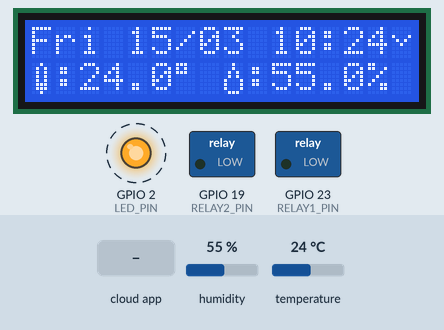
Simulated run of this program. Board: ESP32. On the bench: 16×2 character LCD, switched loads named in the program (green lamp = pin HIGH), output pins drawn as LEDs (lit = HIGH). Dashed ring = blinking. Inputs (shaded band) come from the test bench; at power-on: humidity 55 %, temperature 24 °C. WiFi joins after 1.5 s; servers stay silent unless stated; network time is answered at once with the bench clock; the local clock reads 2024-03-15 10:24:30 at power-on unless the program sets it; EEPROM starts erased; the Firebase database answers and starts empty; what the program prints to the serial monitor is not drawn. At 24.2 s the program restarts the board; the recording ends there.

Above: at 6.7 s.
6.8 s: the phone or cloud app sets RELAY1 to 1
At 7.9 s:
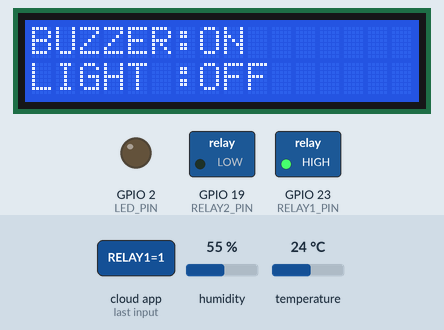
11.3 s: the phone or cloud app sets RELAY2 to 1
At 12.5 s:
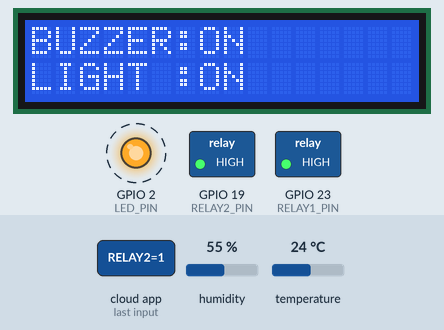
16.2 s: the phone or cloud app sets RELAY1 to 0
At 17.5 s:
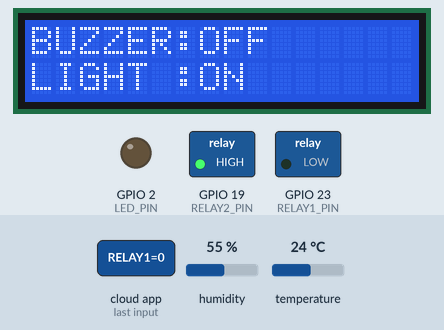
19.6 s: the phone or cloud app sets RESET_WIFI to 1
At 22.2 s:
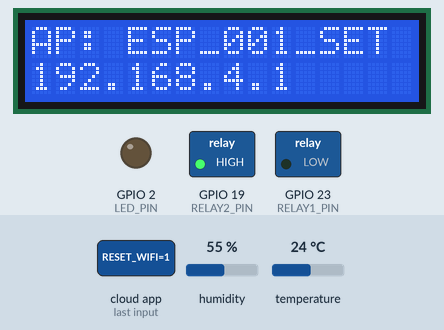
Timing chart, 0 to 23.7 s (numbered marks = the images above; inputs shaded):
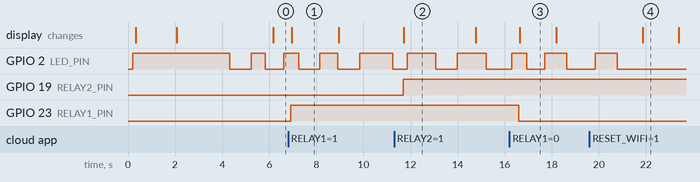

Measured:
- after the input at 6.8 s, GPIO 23 (RELAY1_PIN): LOW → HIGH after 0.12 s; the display: changes after 0.15 s (image 1)
- after the input at 11.3 s, GPIO 19 (RELAY2_PIN): LOW → HIGH after 0.39 s; the display: changes after 0.42 s (image 2)
- after the input at 16.2 s, GPIO 23 (RELAY1_PIN): HIGH → LOW after 0.40 s; the display: changes after 0.44 s (image 3)
- after the input at 19.6 s, GPIO 2 (LED_PIN): goes on until 20.8 s, then stays LOW; the display: changes after 2.3 s (image 4)
- by itself, GPIO 2 (LED_PIN): alternates HIGH for 1.2 s and LOW for 0.90 s
- what the display in image 1 shows lasts 1.9 s, from 7.0 s to 8.9 s
- what the display in image 2 shows lasts 3.1 s, from 11.7 s to 14.8 s

The program:

main.cpp
```cpp
#include <Arduino.h>
#include <Wire.h>
#include <DHT.h>
#include <WiFi.h>
#include <esp_wifi.h>
#include <Firebase_ESP_Client.h>
#include <addons/TokenHelper.h>
#include <addons/RTDBHelper.h>
#include <hd44780.h>
#include <hd44780ioClass/hd44780_I2Cexp.h>
#include <NTPClient.h>
#include <WiFiUdp.h>
#include <time.h>
#include <EEPROM.h>
#include <WiFiManager.h>

//  DEVICE / FIREBASE PATH
const char* DEVICE_ID = "ESP_001";
String fbBase;
//  FIREBASE
#define API_KEY      "YOUR_API_KEY"
#define DATABASE_URL "https://your-project-id.firebaseio.com"

FirebaseData fbdo;
FirebaseAuth auth;
FirebaseConfig config;

bool firebaseStarted = false;
unsigned long lastFirebaseTry = 0;
constexpr unsigned long FIREBASE_RETRY_MS = 5000;

//  LCD I2C
hd44780_I2Cexp lcd;
constexpr uint8_t I2C_SDA = 21;
constexpr uint8_t I2C_SCL = 22;

//  DHT
constexpr uint8_t DHTPIN  = 14;
constexpr uint8_t DHTTYPE = DHT22;
DHT dht(DHTPIN, DHTTYPE);
float h = 0, t = 0;
bool dhtOK = true;

//  RELAYS
constexpr uint8_t RELAY1_PIN = 23;
constexpr uint8_t RELAY2_PIN = 19;
constexpr uint8_t RELAY_ACTIVE_LEVEL = HIGH;

static inline void relayWrite(uint8_t pin, bool on) {
  digitalWrite(pin, on ? RELAY_ACTIVE_LEVEL : (uint8_t)!RELAY_ACTIVE_LEVEL);
}
static inline bool relayRead(uint8_t pin) {
  return (digitalRead(pin) == RELAY_ACTIVE_LEVEL);
}

//  LED HEARTBEAT
constexpr uint8_t LED_PIN = 2;
unsigned long lastLedToggle = 0;
bool ledState = false;
constexpr unsigned long LED_BLINK_MS = 500;

//  TIMERS
unsigned long lastLCD        = 0;
unsigned long lastFB         = 0;
unsigned long lastRelayPoll  = 0;
unsigned long lastTimeUpdate = 0;
unsigned long lastCfgPoll    = 0;
unsigned long lastDHT        = 0;

unsigned long lastWiFiCheck     = 0;
unsigned long wifiConnectStart  = 0;
unsigned long lastWifiRetry     = 0;

constexpr unsigned long LCD_UPDATE_MS   = 1000;
constexpr unsigned long FB_UPDATE_MS    = 5000;
constexpr unsigned long RELAY_POLL_MS   = 300;
constexpr unsigned long TIME_UPDATE_MS  = 10000;
constexpr unsigned long CFG_POLL_MS     = 2000;
constexpr unsigned long DHT_READ_MS     = 2000;

constexpr unsigned long WIFI_CHECK_MS          = 2000;
constexpr unsigned long WIFI_CONNECT_TIMEOUT   = 8000;
constexpr unsigned long WIFI_RETRY_INTERVAL    = 10000;


// WIFI PORTAL (Flutter RESET_WIFI)
static constexpr const char* PORTAL_SSID = "ESP_001_SET";
static constexpr const char* PORTAL_PASS = "";
constexpr unsigned long PORTAL_TIMEOUT_S = 180;

String fbResetWifiPath; // "/DEVICES/ESP_001/COMMAND/RESET_WIFI"

//  NTP
const long utcOffsetInSeconds = 7 * 3600;
WiFiUDP ntpUDP;
NTPClient timeClient(ntpUDP, "asia.pool.ntp.org", utcOffsetInSeconds);
char daysOfTheWeek[7][12] = {"Sun", "Mon", "Tue", "Wed", "Thu", "Fri", "Sat"};

//  STATE
bool wifiOK = false;
bool wifiConnecting = false;

bool autoMode       = false;
bool lastAutoMode   = false;
bool spChanged      = false;

bool lastRelayState1 = false;
bool lastRelayState2 = false;

float tempSetpoint     = 30.0;
float lastTempSetpoint = 30.0;
constexpr float TEMP_HYST = 0.5;

// STATS (MIN/MAX)
// min/max theo NGÀY: reset khi đổi ngày (theo NTP local time)
float tMinStat =  9999.0f;
float tMaxStat = -9999.0f;
float hMinStat =  9999.0f;
float hMaxStat = -9999.0f;

int lastDateKey = -1; // yyyymmdd, -1 nghĩa là chưa có ngày

static inline void statsResetForNewDay(float tt, float hh) {
  tMinStat = tt;
  tMaxStat = tt;
  hMinStat = hh;
  hMaxStat = hh;
}

static inline void statsUpdate(float tt, float hh) {
  if (tt < tMinStat) tMinStat = tt;
  if (tt > tMaxStat) tMaxStat = tt;
  if (hh < hMinStat) hMinStat = hh;
  if (hh > hMaxStat) hMaxStat = hh;
}

//  LCD MODE
enum LcdMode { LCD_MAIN, LCD_INFO };
LcdMode lcdMode = LCD_MAIN;
unsigned long lcdInfoExpire = 0;
String lcdInfoL1, lcdInfoL2;

//  EEPROM
#define EEPROM_SIZE          64
const uint32_t EEPROM_MAGIC = 0xDEADBEEF;
#define EEPROM_ADDR_MAGIC        0
#define EEPROM_ADDR_SETPOINT     4
#define EEPROM_ADDR_AUTOMODE     8

//  CUSTOM ICONS
byte iconThermo[8] = {B00100,B01010,B01010,B01010,B01010,B01110,B01110,B00100};
byte iconDrop[8]   = {B00100,B00100,B01010,B01010,B10001,B10001,B10001,B01110};
byte iconWifi[8]   = {B00000,B00000,B10001,B01010,B00100,B00000,B00000,B00000};
byte iconWifiErr[8]= {B00000,B10001,B01010,B00100,B00100,B01010,B10001,B00000};

// FAST RECONNECT (EVENT-DRIVEN) + DEBOUNCE POPUP
volatile bool wifiEventDisconnected = false;
volatile bool wifiEventGotIP        = false;

unsigned long lastFastReconnectTry  = 0;
constexpr unsigned long FAST_RECONNECT_GUARD_MS = 1500;

unsigned long wifiDownSince = 0;
unsigned long wifiUpSince   = 0;

// debounce popup
constexpr unsigned long WIFI_DOWN_DEBOUNCE_MS = 500; // mất >2s mới popup
constexpr unsigned long WIFI_UP_DEBOUNCE_MS   = 1000; // ổn định >1.5s mới popup

bool shownWifiDown = false;
bool shownWifiUp   = false;

void WiFiEventHandler(WiFiEvent_t event) {
  switch (event) {
    case ARDUINO_EVENT_WIFI_STA_DISCONNECTED:
      wifiEventDisconnected = true;
      wifiEventGotIP = false;
      break;

    case ARDUINO_EVENT_WIFI_STA_GOT_IP:
      wifiEventGotIP = true;
      wifiEventDisconnected = false;
      break;

    default:
      break;
  }
}

// EEPROM CONFIG
void saveConfigToEEPROM() {
  EEPROM.put(EEPROM_ADDR_MAGIC, EEPROM_MAGIC);
  EEPROM.put(EEPROM_ADDR_SETPOINT, tempSetpoint);
  EEPROM.put(EEPROM_ADDR_AUTOMODE, autoMode);
  EEPROM.commit();
}

void loadConfigFromEEPROM() {
  uint32_t magic = 0;
  EEPROM.get(EEPROM_ADDR_MAGIC, magic);

  if (magic == EEPROM_MAGIC) {
    EEPROM.get(EEPROM_ADDR_SETPOINT, tempSetpoint);
    EEPROM.get(EEPROM_ADDR_AUTOMODE, autoMode);
    if (tempSetpoint <= 0 || tempSetpoint >= 60) tempSetpoint = 30.0;
  } else {
    tempSetpoint = 30.0;
    autoMode = false;
    saveConfigToEEPROM();
  }
}

// LCD
static String pad16(String s){
  if (s.length() > 16) return s.substring(0,16);
  while (s.length() < 16) s += ' ';
  return s;
}

void lcd_show_info(const String &l1, const String &l2, unsigned long ms) {
  lcdMode = LCD_INFO;
  lcdInfoExpire = millis() + ms;
  lcdInfoL1 = l1;
  lcdInfoL2 = l2;

  lcd.clear();
  lcd.setCursor(0, 0);
  lcd.print(pad16(lcdInfoL1));
  lcd.setCursor(0, 1);
  lcd.print(pad16(lcdInfoL2));
}

static int getLocalDateKey_yyyymmdd() {
  if (!timeClient.isTimeSet()) return -1;

  // NTPClient epoch đã cộng offset (local time)
  time_t localEpoch = (time_t)timeClient.getEpochTime();
  struct tm ti;
  gmtime_r(&localEpoch, &ti); // dùng gmtime vì epoch đã là local-time

  int y = ti.tm_year + 1900;
  int m = ti.tm_mon + 1;
  int d = ti.tm_mday;
  return y * 10000 + m * 100 + d;
}

void lcd_show_main() {
  if (!wifiOK) {
    lcd.setCursor(0, 0);
    lcd.print(pad16("NO WIFI"));
    lcd.setCursor(15, 0);
    lcd.write((uint8_t)3);
    lcd.setCursor(0, 1);
    lcd.print(pad16("ESP_001_SET 192.168.4.1"));
    return;
  }

  String dayStr  = daysOfTheWeek[timeClient.getDay()];
  String timeStr = timeClient.getFormattedTime().substring(0, 5);

  time_t raw = (time_t)timeClient.getEpochTime(); // local epoch
  struct tm ti;
  gmtime_r(&raw, &ti);

  char datebuf[6];
  snprintf(datebuf, sizeof(datebuf), "%02d/%02d", ti.tm_mday, ti.tm_mon + 1);

  String line1 = dayStr + " " + String(datebuf) + " " + timeStr;
  lcd.setCursor(0, 0);
  lcd.print(pad16(line1));
  lcd.setCursor(15, 0);
  lcd.write((uint8_t)2);

  lcd.setCursor(0, 1);
  if (!dhtOK) {
    lcd.print(pad16("DHT ERR"));
  } else {
    const char DEG = char(223);
    String s;
    s += char(0); s += ":"; s += String(t,1); s += DEG;
    s += " ";
    s += char(1); s += ":"; s += String(h,1); s += "%";
    lcd.print(pad16(s));
  }
}

void lcd_show_relay_status(bool r1, bool r2) {
  if (!autoMode) {
    String l1 = String("BUZZER:") + (r1 ? "ON" : "OFF");
    String l2 = String("LIGHT :") + (r2 ? "ON" : "OFF");
    lcd_show_info(l1, l2, 1500);
  } else {
    String l1 = String("RELAY2:") + (r2 ? "ON" : "OFF");
    lcd_show_info(l1, "AUTO MODE", 1200);
  }
}

void lcd_task() {
  if (lcdMode == LCD_INFO) {
    if ((long)(millis() - lcdInfoExpire) >= 0) {
      lcdMode = LCD_MAIN;
      lcd.clear();
      lcd_show_main();
    }
  } else {
    lcd_show_main();
  }
}

// DHT
void read_dht22() {
  float hh = dht.readHumidity();
  float tt = dht.readTemperature();

  if (isnan(hh) || isnan(tt)) {
    dhtOK = false;
    return;
  }

  h = hh;
  t = tt;
  dhtOK = true;

  // reset min/max khi đổi ngày (theo NTP)
  int key = getLocalDateKey_yyyymmdd();
  if (key != -1 && key != lastDateKey) {
    lastDateKey = key;
    statsResetForNewDay(t, h);
  } else {
    statsUpdate(t, h);
  }
}

// WiFi helpers
static bool connectSavedWiFi(uint32_t timeoutMs = 15000) {
  WiFi.mode(WIFI_STA);
  WiFi.setAutoReconnect(true);
  WiFi.setSleep(false);

  WiFi.disconnect(false, false);
  delay(100);

  Serial.println("[WiFi] Trying connect using saved credentials (WiFi.begin())...");
  WiFi.begin();

  uint32_t start = millis();
  while (WiFi.status() != WL_CONNECTED && millis() - start < timeoutMs) {
    delay(200);
    yield();
  }

  if (WiFi.status() == WL_CONNECTED) {
    Serial.printf("[WiFi] Connected. SSID='%s' IP=%s\n",
                  WiFi.SSID().c_str(),
                  WiFi.localIP().toString().c_str());
    return true;
  }

  Serial.println("[WiFi] Connect saved failed.");
  return false;
}

// WiFiManager Portal
void startWiFiPortal(bool resetSettingsFirst) {
  Serial.println("[Portal] Start WiFiManager portal: ESP_001_SET");

  WiFi.disconnect(true, true);
  delay(300);
  WiFi.mode(WIFI_STA);
  WiFi.setSleep(false);

  WiFiManager wm;
  wm.setDebugOutput(true);

  if (resetSettingsFirst) {
    Serial.println("[Portal] resetSettings (clear saved WiFi) ...");
    wm.resetSettings();
    delay(300);
  }

  wm.setConfigPortalTimeout((int)PORTAL_TIMEOUT_S);
  wm.setConnectTimeout(25);
  wm.setBreakAfterConfig(true);

  lcd_show_info("AP: ESP_001_SET", "192.168.4.1", 2000);

  bool ok = wm.startConfigPortal(PORTAL_SSID, PORTAL_PASS);

  Serial.println(ok ? "[Portal] Got WiFi -> reboot" : "[Portal] Timeout -> reboot");
  lcd_show_info(ok ? "WIFI SAVED" : "PORTAL TIMEOUT", "Reboot...", 1500);
  delay(800);
  ESP.restart();
}

// checkWiFi (polling backup)
void checkWiFi() {
  wl_status_t s = WiFi.status();

  if (s == WL_CONNECTED) {
    wifiOK = true;
    wifiConnecting = false;
    return;
  }

  wifiOK = false;

  unsigned long now = millis();

  if (wifiConnecting) {
    if (now - wifiConnectStart > WIFI_CONNECT_TIMEOUT) {
      wifiConnecting = false;
      lastWifiRetry = now;
    }
    return;
  }

  if (now - lastWifiRetry >= WIFI_RETRY_INTERVAL) {
    WiFi.reconnect();

    wifiConnecting   = true;
    wifiConnectStart = now;
    lastWifiRetry    = now;
  }
}

// Firebase
void firebaseInit() {
  config.api_key      = API_KEY;
  config.database_url = DATABASE_URL;
  config.token_status_callback = tokenStatusCallback;

  fbdo.setResponseSize(4096);
  config.timeout.serverResponse = 5000;

  if (Firebase.signUp(&config, &auth, "", "")) {
    Serial.println(F("[FB] SignUp OK"));
  } else {
    Serial.printf("[FB] SignUp failed: %s\n",
                  config.signer.signupError.message.c_str());
    firebaseStarted = false;
    return;
  }

  Firebase.begin(&config, &auth);
  Firebase.reconnectWiFi(true);
  firebaseStarted = true;
}

void ensureResetWifiNodeExists() {
  if (!Firebase.ready()) return;
  bool v;
  if (!Firebase.RTDB.getBool(&fbdo, fbResetWifiPath.c_str(), &v)) {
    Firebase.RTDB.setBool(&fbdo, fbResetWifiPath.c_str(), false);
  }
}

void readConfigFromFirebase() {
  if (!Firebase.ready()) return;

  bool modeChanged = false;
  spChanged        = false;
  lastAutoMode     = autoMode;
  lastTempSetpoint = tempSetpoint;

  int modeVal;
  if (Firebase.RTDB.getInt(&fbdo, fbBase + "/CONFIG/MODE", &modeVal)) {
    autoMode = (modeVal != 0);
    if (autoMode != lastAutoMode) modeChanged = true;
  }

  float sp;
  if (Firebase.RTDB.getFloat(&fbdo, fbBase + "/CONFIG/SETPOINT", &sp)) {
    if (sp > 0 && sp < 60) {
      if (sp != tempSetpoint) spChanged = true;
      tempSetpoint = sp;
    }
  }

  if (modeChanged) {
    if (autoMode) {
      String spLine = "SET:" + String(tempSetpoint, 1) + String(char(223)) + "C";
      lcd_show_info("MODE: AUTO", spLine, 2000);
    } else {
      lcd_show_info("MODE: MANUAL", "FB RELAY CMD", 2000);
    }
  }

  if (spChanged) {
    String spLine2 = String(tempSetpoint, 1) + String(char(223)) + "C";
    lcd_show_info("SETPOINT", spLine2, 2000);
  }

  if (modeChanged || spChanged) saveConfigToEEPROM();
}

void autoControlRelay() {
  if (!autoMode || !dhtOK) return;

  bool state = relayRead(RELAY2_PIN);
  if (t > tempSetpoint + TEMP_HYST) state = true;
  else if (t < tempSetpoint - TEMP_HYST) state = false;

  relayWrite(RELAY2_PIN, state);
  lastRelayState2 = state;
}

void uploadToFirebase() {
  if (!Firebase.ready()) return;

  timeClient.update();

  // epoch UTC
  time_t nowEpochUtc = (time_t)timeClient.getEpochTime() - utcOffsetInSeconds;

  String dayStr  = daysOfTheWeek[timeClient.getDay()];
  String timeStr = timeClient.getFormattedTime();
  String formattedDayTime = dayStr + String(",") + timeStr;

  String tempLog = formattedDayTime + " T:" + String(t, 1) + "C";
  String humiLog = formattedDayTime + " H:" + String(h, 1) + "%";

  bool r1 = relayRead(RELAY1_PIN);
  bool r2 = relayRead(RELAY2_PIN);

  FirebaseJson json;
  if (dhtOK) {
    json.set("TEMP", t);
    json.set("HUMI", h);
    json.set("DHT_OK", true);
    json.set("LOG/TEMP_LAST", tempLog);
    json.set("LOG/HUMI_LAST", humiLog);

    // STATS: min/max theo ngày
    json.set("STATS/TMAX", tMaxStat);
    json.set("STATS/TMIN", tMinStat);
    json.set("STATS/HMAX", hMaxStat);
    json.set("STATS/HMIN", hMinStat);
    json.set("STATS/DATEKEY", lastDateKey); // để app biết stats thuộc ngày nào (yyyymmdd)
  } else {
    json.set("DHT_OK", false);
  }

  json.set("STATE/RELAY1", r1);
  json.set("STATE/RELAY2", r2);
  json.set("LAST_UPDATE", (int)nowEpochUtc);

  if (!Firebase.RTDB.updateNode(&fbdo, fbBase, &json)) {
    Serial.printf("[FB] updateNode failed: %s\n", fbdo.errorReason().c_str());
  }
}

// RESET_WIFI handler (Flutter)
void handleResetWifiPortalFromFirebase() {
  Serial.println("[WiFi] RESET_WIFI=true -> open portal");

  if (Firebase.ready()) {
    Firebase.RTDB.setBool(&fbdo, fbResetWifiPath.c_str(), false);
  }

  wifiOK = false;
  wifiConnecting = false;

  startWiFiPortal(true);
}

void clearResetWifiFlagAtBoot() {
  if (!Firebase.ready()) return;

  bool v = false;
  if (Firebase.RTDB.getBool(&fbdo, fbResetWifiPath.c_str(), &v)) {
    if (v) {
      Serial.println("[BOOT] RESET_WIFI was TRUE -> clear to FALSE");
      Firebase.RTDB.setBool(&fbdo, fbResetWifiPath.c_str(), false);
      delay(200);
    }
  } else {
    Firebase.RTDB.setBool(&fbdo, fbResetWifiPath.c_str(), false);
  }
}

// WIFI EVENT PROCESS + DEBOUNCE POPUP
void wifiEventTask() {
  unsigned long now = millis();

  // DISCONNECTED event
  if (wifiEventDisconnected) {
    wifiEventDisconnected = false;

    wifiOK = false;
    wifiConnecting = false;

    if (wifiDownSince == 0) wifiDownSince = now;
    wifiUpSince = 0;

    shownWifiUp = false; // cho phép hiện WiFi OK lần sau

    // thử reconnect nhanh (guard)
    if (now - lastFastReconnectTry >= FAST_RECONNECT_GUARD_MS) {
      lastFastReconnectTry = now;
      Serial.println(F("[WiFi][EV] Fast reconnect..."));
      WiFi.mode(WIFI_STA);
      WiFi.reconnect();
    }
  }

  // GOT_IP event
  if (wifiEventGotIP) {
    wifiEventGotIP = false;

    wifiOK = true;
    wifiConnecting = false;

    if (wifiUpSince == 0) wifiUpSince = now;
    wifiDownSince = 0;

    shownWifiDown = false; // cho phép hiện Mất kết nối lần sau

    if (!timeClient.isTimeSet()) timeClient.begin();
    timeClient.update();
  }

  // Debounce popup DOWN
  if (!wifiOK) {
    if (wifiDownSince == 0) wifiDownSince = now;

    if (!shownWifiDown && (now - wifiDownSince >= WIFI_DOWN_DEBOUNCE_MS)) {
      shownWifiDown = true;
      Serial.println(F("[WiFi] Lost (debounced)"));
      lcd_show_info("Mat ket noi", "Dang thu lai...", 2000);
    }
  }

  // Debounce popup UP
  if (wifiOK) {
    if (wifiUpSince == 0) wifiUpSince = now;

    if (!shownWifiUp && (now - wifiUpSince >= WIFI_UP_DEBOUNCE_MS)) {
      shownWifiUp = true;
      Serial.print(F("[WiFi] OK (debounced) IP="));
      Serial.println(WiFi.localIP());
      lcd_show_info("WiFi OK", WiFi.localIP().toString(), 2000);
    }
  }
}

// LED blink task
void ledTask() {
  unsigned long now = millis();
  if (now - lastLedToggle >= LED_BLINK_MS) {
    lastLedToggle = now;
    ledState = !ledState;
    digitalWrite(LED_PIN, ledState ? HIGH : LOW);
  }
}

// SETUP
void setup() {
  Serial.begin(115200);
  delay(200);

  WiFi.onEvent(WiFiEventHandler);

  Serial.printf("Reset reason: %d\n", (int)esp_reset_reason());
  fbBase = "/DEVICES/" + String(DEVICE_ID);
  fbResetWifiPath = fbBase + "/COMMAND/RESET_WIFI";

  Serial.print("Firebase base path: ");
  Serial.println(fbBase);

  pinMode(LED_PIN, OUTPUT);
  digitalWrite(LED_PIN, HIGH); // bật ngay khi cấp nguồn

  EEPROM.begin(EEPROM_SIZE);
  loadConfigFromEEPROM();

  pinMode(RELAY1_PIN, OUTPUT);
  pinMode(RELAY2_PIN, OUTPUT);
  relayWrite(RELAY1_PIN, false);
  relayWrite(RELAY2_PIN, false);
  lastRelayState1 = false;
  lastRelayState2 = false;

  dht.begin();
  Wire.begin(I2C_SDA, I2C_SCL);

  lcd.begin(16, 2);
  lcd.clear();
  lcd.createChar(0, iconThermo);
  lcd.createChar(1, iconDrop);
  lcd.createChar(2, iconWifi);
  lcd.createChar(3, iconWifiErr);

  lcd_show_info("BOOT", "Connecting...", 1200);

  // Nếu chưa có Wi-Fi saved -> mở portal ngay
  bool ok = connectSavedWiFi(15000);
  if (!ok) {
    Serial.println("[WiFi] No saved WiFi -> open ESP_001_SET portal");
    startWiFiPortal(false);
    return;
  }

  wifiOK = true;
  wifiUpSince = millis(); // để debounce WiFi OK
  lcd_show_info("WiFi OK", WiFi.localIP().toString(), 2000);

  timeClient.begin();
  timeClient.update();

  // init datekey ngay khi có time
  lastDateKey = getLocalDateKey_yyyymmdd();

  firebaseInit();
  if (firebaseStarted) {
    ensureResetWifiNodeExists();
    clearResetWifiFlagAtBoot();
    delay(800);
    readConfigFromFirebase();
  }

  lcd_show_main();
}

// LOOP
void loop() {
  unsigned long now = millis();
  ledTask();
  wifiEventTask();
  if (now - lastWiFiCheck >= WIFI_CHECK_MS) {
    checkWiFi();
    lastWiFiCheck = now;
  }
  if (wifiOK && !firebaseStarted && (now - lastFirebaseTry >= FIREBASE_RETRY_MS)) {
    lastFirebaseTry = now;
    firebaseInit();
    if (firebaseStarted) ensureResetWifiNodeExists();
  }
  if (!wifiOK) {
    if (now - lastLCD >= LCD_UPDATE_MS) {
      lcd_task();
      lastLCD = now;
    }
    return;
  }
  if (now - lastTimeUpdate >= TIME_UPDATE_MS) {
    timeClient.update();
    lastTimeUpdate = now;
  }
  if (now - lastCfgPoll >= CFG_POLL_MS) {
    if (wifiOK && WiFi.status() == WL_CONNECTED && Firebase.ready()) readConfigFromFirebase();
    lastCfgPoll = now;
  }
  if (now - lastDHT >= DHT_READ_MS) {
    read_dht22();
    autoControlRelay();
    lastDHT = now;
  }
  if (now - lastLCD >= LCD_UPDATE_MS) {
    lcd_task();
    lastLCD = now;
  }
  if (now - lastFB >= FB_UPDATE_MS) {
    if (wifiOK && WiFi.status() == WL_CONNECTED && Firebase.ready()) uploadToFirebase();
  lastFB = now;
  }
  if (wifiOK && WiFi.status() == WL_CONNECTED && Firebase.ready() && (now - lastRelayPoll >= RELAY_POLL_MS)) {
    lastRelayPoll = now;
    static uint8_t rstCnt = 0;
    bool rstWifi = false;

    if (Firebase.RTDB.getBool(&fbdo, fbResetWifiPath.c_str(), &rstWifi)) {
      if (rstWifi) {
        rstCnt++;
        Serial.printf("[CMD] RESET_WIFI true cnt=%u\n", rstCnt);
        if (rstCnt >= 3) {
          handleResetWifiPortalFromFirebase();
          return;
        }
      } else {
        rstCnt = 0;
      }
    }
    bool cmd1 = lastRelayState1;
    if (Firebase.RTDB.getBool(&fbdo, fbBase + "/COMMAND/RELAY1", &cmd1)) {
      if (cmd1 != lastRelayState1) {
        relayWrite(RELAY1_PIN, cmd1);
        lastRelayState1 = cmd1;
        lcd_show_relay_status(lastRelayState1, lastRelayState2);
        Firebase.RTDB.setBool(&fbdo, fbBase + "/STATE/RELAY1", cmd1);
      }
    }
    if (!autoMode) {
      bool cmd2 = lastRelayState2;
      if (Firebase.RTDB.getBool(&fbdo, fbBase + "/COMMAND/RELAY2", &cmd2)) {
        if (cmd2 != lastRelayState2) {
          relayWrite(RELAY2_PIN, cmd2);
          lastRelayState2 = cmd2;
          lcd_show_relay_status(lastRelayState1, lastRelayState2);
          Firebase.RTDB.setBool(&fbdo, fbBase + "/STATE/RELAY2", cmd2);
        }
      }
    }
  }
}
```
